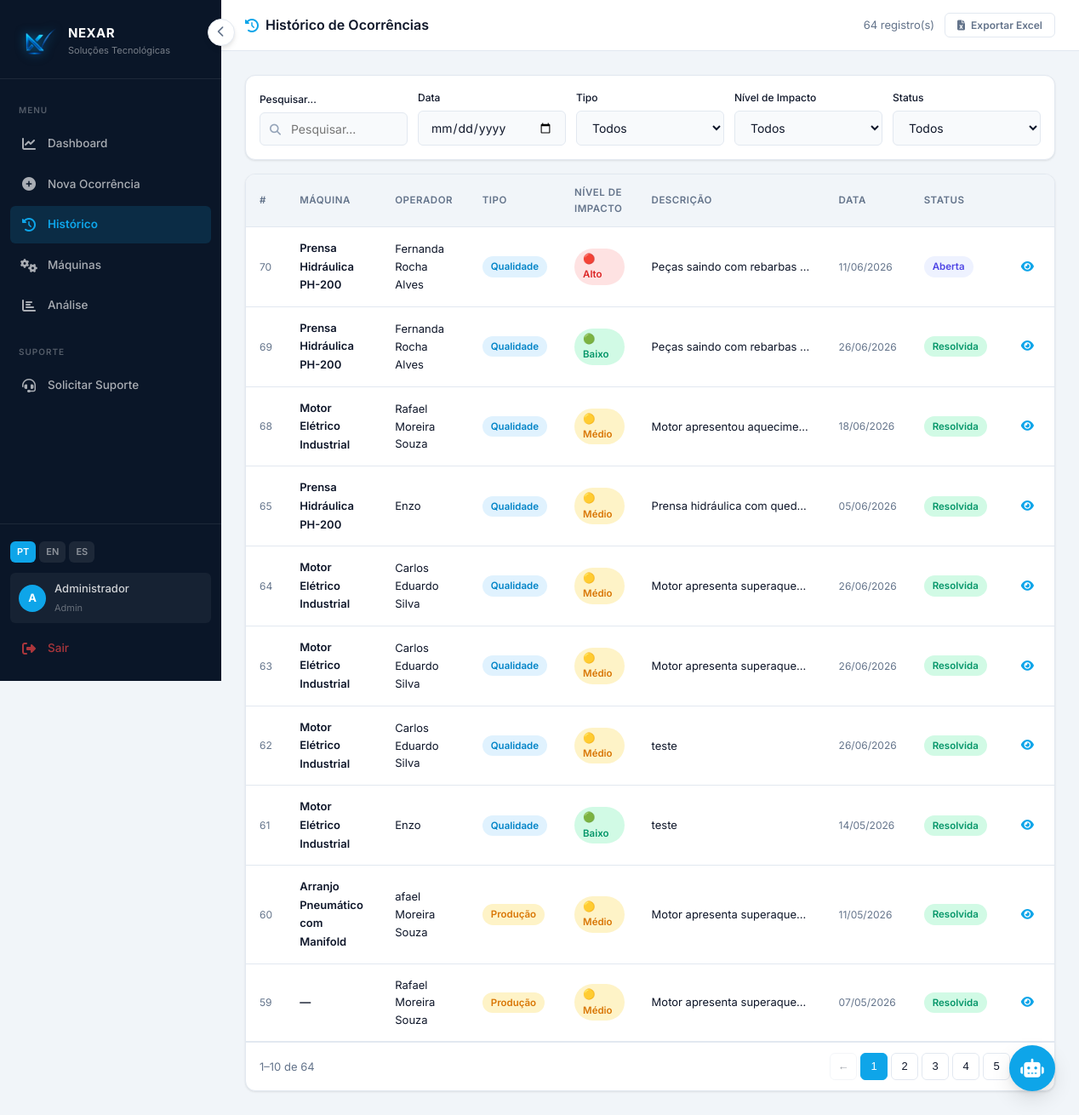
/historico (signed in), run on the app's committed database.
### tables this page shows
CREATE TABLE usuarios (
            id INTEGER PRIMARY KEY AUTOINCREMENT,
            nome TEXT NOT NULL,
            email TEXT UNIQUE NOT NULL,
            senha_hash TEXT NOT NULL,
            perfil TEXT DEFAULT 'operador',
            ativo INTEGER DEFAULT 1,
            criado_em DATETIME DEFAULT CURRENT_TIMESTAMP
        );

CREATE TABLE ocorrencias (
            id INTEGER PRIMARY KEY AUTOINCREMENT,
            data_ocorrencia TEXT,
            nome_operador TEXT,
            setor_area TEXT,
            descricao TEXT,
            tipo_ocorrencia TEXT,
            nivel_impacto TEXT,
            problema_recorrente TEXT,
            detalhamento_tecnico TEXT,
            resposta_ia TEXT,
            imagem_url TEXT,
            data_registro DATETIME DEFAULT CURRENT_TIMESTAMP
        , ia_status TEXT DEFAULT 'ok', status TEXT DEFAULT 'Aberta', diagrama_url TEXT, maquina_id INTEGER, anotacoes_ia TEXT, solucao_aplicada TEXT, componente_real TEXT, data_resolucao DATETIME, resolvido_por_id INTEGER);

CREATE TABLE maquinas (
            id INTEGER PRIMARY KEY AUTOINCREMENT,
            nome TEXT NOT NULL,
            modelo TEXT,
            fabricante TEXT,
            ano TEXT,
            setor TEXT,
            descricao TEXT,
            criado_em DATETIME DEFAULT CURRENT_TIMESTAMP
        );

### app.py (the view)
@app.route("/historico")
@login_required
def historico():
    try:
        conn = get_db()
        ocorrencias = conn.execute(
            "SELECT o.*, m.nome AS maquina_nome, u.nome AS resolvido_por_nome "
            "FROM ocorrencias o "
            "LEFT JOIN maquinas m ON o.maquina_id = m.id "
            "LEFT JOIN usuarios u ON o.resolvido_por_id = u.id "
            "ORDER BY o.data_registro DESC"
        ).fetchall()
        conn.close()
        return render_template("historico.html", ocorrencias=ocorrencias)
    except Exception as e:
        logger.exception(f"Erro ao listar histórico: {e}")
        return render_template("historico.html", ocorrencias=[])

### app.py (called while the page is built)
def get_db():
    conn = sqlite3.connect("qrqc.db")
    conn.row_factory = sqlite3.Row
    return conn

@login_manager.user_loader
def load_user(user_id):
    conn = get_db()
    u = conn.execute("SELECT * FROM usuarios WHERE id = ?", (user_id,)).fetchone()
    conn.close()
    if u:
        return User(u["id"], u["nome"], u["email"], u["perfil"])
    return None

@app.context_processor
def inject_globals():
    lang = session.get("lang", "pt")
    return {"t": TRANSLATIONS.get(lang, TRANSLATIONS["pt"]), "lang": lang}

### templates/historico.html (shortened to what this page needs)
{% extends 'menu.html' %}
{% block content %}
<div class="topbar">
  <div class="topbar-title">
    <i class="fas fa-history"></i> {{ t.historico_titulo }}
  </div>
  <div class="topbar-actions">
    <span style="font-size:13px; color:var(--text-muted);" id="contadorRegistros">
    </span>
    <button onclick="exportarExcel()" class="btn btn-outline btn-sm">
      <i class="fas fa-file-excel"></i> {{ t.exportar_excel }}
    </button>
  </div>
</div>
<div class="page-body">
  <div class="card" style="margin-bottom:16px;">
    <div class="card-body" style="padding:16px;">
      <div class="filter-grid" style="grid-template-columns: repeat(auto-fit, minmax(160px, 1fr));">
        <div>
          <label class="form-label" style="font-size:12px;">{{ t.pesquisar }}</label>
          <div style="position:relative;">
            <i class="fas fa-search" style="position:absolute; left:12px; top:50%; transform:translateY(-50%); color:var(--text-light); font-size:13px;"></i>
            <input id="searchInput" type="text" class="form-control" placeholder="{{ t.pesquisar }}"
                   style="padding-left:36px;" oninput="filtrar()" />
          </div>
        </div>
        <div>
          <label class="form-label" style="font-size:12px;">{{ t.data }}</label>
          <input id="dateInput" type="date" class="form-control" onchange="filtrar()" />
        </div>
        <div>
          <label class="form-label" style="font-size:12px;">{{ t.tipo }}</label>
          <select id="tipoSelect" class="form-select" onchange="filtrar()">
            <option value="">{{ t.todos }}</option>
          </select>
        </div>
        <div>
          <label class="form-label" style="font-size:12px;">{{ t.impacto }}</label>
          <select id="impactoSelect" class="form-select" onchange="filtrar()">
            <option value="">{{ t.todos }}</option>
          </select>
        </div>
        <div>
          <label class="form-label" style="font-size:12px;">{{ t.status }}</label>
          <select id="statusSelect" class="form-select" onchange="filtrar()">
            <option value="">{{ t.todos }}</option>
          </select>
        </div>
      </div>
    </div>
  </div>
  <div class="card">
    <div class="table-wrapper">
      <table class="table" id="tabelaHistorico">
        <thead>
          <tr>
            <th>#</th>
            <th>{{ t.maquina }}</th>
            <th>{{ t.operador }}</th>
            <th>{{ t.tipo }}</th>
            <th>{{ t.impacto }}</th>
            <th>{{ t.descricao_col }}</th>
            <th>{{ t.data }}</th>
            <th>{{ t.status }}</th>
            <th></th>
          </tr>
        </thead>
        <tbody id="tableBody">
          {% for o in ocorrencias %}
          <tr data-id="{{ o.id }}"
              data-tipo="{{ o.tipo_ocorrencia }}"
              data-impacto="{{ o.nivel_impacto }}"
              data-status="{{ o.status or 'Aberta' }}"
              data-data="{{ o.data_ocorrencia[:10] if o.data_ocorrencia else '' }}">
            <td style="color:var(--text-muted); font-size:12px;">{{ o.id }}</td>
            <td><span style="font-weight:600; font-size:13px;">{{ o.maquina_nome or '—' }}</span></td>
            <td style="font-size:13px;">{{ o.nome_operador }}</td>
            <td>
              {% if o.tipo_ocorrencia == 'Qualidade' %}
                <span class="badge badge-primary">{{ o.tipo_ocorrencia }}</span>
              {% elif o.tipo_ocorrencia == 'Segurança' %}
                <span class="badge badge-danger">{{ o.tipo_ocorrencia }}</span>
              {% elif o.tipo_ocorrencia == 'Produção' %}
                <span class="badge badge-warning">{{ o.tipo_ocorrencia }}</span>
              {% else %}
                <span class="badge badge-info">{{ o.tipo_ocorrencia }}</span>
              {% endif %}
            </td>
            <td>
              {% if o.nivel_impacto == 'Alto' %}
                <span class="badge badge-danger">🔴 Alto</span>
              {% elif o.nivel_impacto == 'Médio' %}
                <span class="badge badge-warning">🟡 Médio</span>
              {% else %}
                <span class="badge badge-success">🟢 Baixo</span>
              {% endif %}
            </td>
            <td style="max-width:220px; overflow:hidden; text-overflow:ellipsis; white-space:nowrap; font-size:13px;">
              {{ o.descricao }}
            </td>
            <td style="font-size:12px; color:var(--text-muted); white-space:nowrap;">
              {% if o.data_ocorrencia %}
                {{ o.data_ocorrencia[:10].split('-')|reverse|join('/') }}
              {% endif %}
            </td>
            <td class="status-cell">
              {% if o.status in ('Resolvida', 'Fechada') %}
                <span class="badge badge-success">{{ o.status }}</span>
              {% elif o.status == 'Em andamento' %}
                <span class="badge badge-warning">{{ o.status }}</span>
              {% else %}
                <span class="badge badge-info">{{ o.status or 'Aberta' }}</span>
              {% endif %}
            </td>
            <td>
              <button class="btn btn-ghost btn-icon btn-abrir-modal"
                      data-id="{{ o.id }}"
                      data-maquina="{{ (o.maquina_nome or '—') | e }}"
                      data-operador="{{ o.nome_operador | e }}"
                      data-tipo="{{ o.tipo_ocorrencia | e }}"
                      data-impacto="{{ o.nivel_impacto | e }}"
                      data-status="{{ o.status or 'Aberta' }}"
                      data-data="{{ o.data_ocorrencia | e }}"
                      data-descricao="{{ (o.descricao or '') | e }}"
                      data-resposta="{{ (o.resposta_ia or '') | e }}"
                      data-diagrama="{{ (o.diagrama_url or '') | e }}"
                      data-anotacoes="{{ (o.anotacoes_ia or '') | e }}"
                      title="{{ t.ver_detalhes }}">
                <i class="fas fa-eye" style="color:var(--primary);"></i>
              </button>
            </td>
          </tr>
          {% endfor %}
        </tbody>
      </table>
    </div>
    <div id="paginacaoWrap" style="
      display:flex; align-items:center; justify-content:space-between;
      padding:12px 16px; border-top:1px solid var(--border);
      font-size:13px; color:var(--text-muted);
    ">
      <span id="paginacaoInfo"></span>
      <div id="paginacaoBtns" style="display:flex; gap:4px;"></div>
    </div>
  </div>
</div>
{% endblock %}

### templates/menu.html (shortened to what this page needs)
<!DOCTYPE html>
<html lang="{{ lang }}">
<head>
  <link rel="stylesheet" href="/static/css/design-system.css" />
  <link rel="stylesheet" href="https://cdnjs.cloudflare.com/ajax/libs/font-awesome/6.5.0/css/all.min.css" />
</head>
<body>
<div class="app-wrapper">
  <aside class="sidebar" id="sidebar">
    <div class="sidebar-logo">
      <img src="/static/assets/img/nexar_logo_clean.png" alt="Nexar" />
      <div class="sidebar-logo-text">
        <h4>NEXAR</h4>
        <p>Soluções Tecnológicas</p>
      </div>
    </div>
    <nav class="sidebar-nav">
      <span class="nav-label">Menu</span>
      <a href="{{ url_for('dashboard') }}"
         class="nav-item {% if request.endpoint == 'dashboard' %}active{% endif %}">
        <i class="fas fa-chart-line"></i>
        <span>Dashboard</span>
      </a>
      <a href="{{ url_for('CadastroOcorrencia') }}"
         class="nav-item {% if request.endpoint == 'CadastroOcorrencia' or request.endpoint == 'registrar_ocorrencia' %}active{% endif %}">
        <i class="fas fa-plus-circle"></i>
        <span>{{ t.nova_ocorrencia }}</span>
      </a>
      <a href="{{ url_for('historico') }}"
         class="nav-item {% if request.endpoint == 'historico' %}active{% endif %}">
        <i class="fas fa-history"></i>
        <span>{{ t.historico }}</span>
      </a>
      <a href="{{ url_for('maquinas') }}"
         class="nav-item {% if 'maquina' in request.endpoint %}active{% endif %}">
        <i class="fas fa-cogs"></i>
        <span>{{ t.maquinas }}</span>
      </a>
      <a href="{{ url_for('analise') }}"
         class="nav-item {% if request.endpoint == 'analise' %}active{% endif %}">
        <i class="fas fa-chart-bar"></i>
        <span>Análise</span>
      </a>
      <span class="nav-label" style="margin-top:8px">Suporte</span>
      <a href="{{ url_for('solicitacao') }}"
         class="nav-item {% if request.endpoint == 'solicitacao' %}active{% endif %}">
        <i class="fas fa-headset"></i>
        <span>{{ t.solicitar_suporte }}</span>
      </a>
    </nav>
    <div class="sidebar-footer">
      <div class="lang-selector">
        <a href="{{ url_for('set_lang', lang='pt') }}"
           class="lang-btn {% if lang == 'pt' %}active{% endif %}">PT</a>
        <a href="{{ url_for('set_lang', lang='en') }}"
           class="lang-btn {% if lang == 'en' %}active{% endif %}">EN</a>
        <a href="{{ url_for('set_lang', lang='es') }}"
           class="lang-btn {% if lang == 'es' %}active{% endif %}">ES</a>
      </div>
      <div class="user-chip">
        <div class="user-avatar">
          {{ current_user.nome[0].upper() if current_user.is_authenticated else 'U' }}
        </div>
        <div class="user-info-text">
          <p>{{ current_user.nome if current_user.is_authenticated else 'Usuário' }}</p>
          <span>{{ current_user.perfil.title() if current_user.is_authenticated else '' }}</span>
        </div>
      </div>
      <a href="{{ url_for('logout') }}" class="nav-item" style="color: rgba(239,68,68,.7);">
        <i class="fas fa-sign-out-alt"></i>
        <span>{{ t.sair }}</span>
      </a>
    </div>
  </aside>
  <button class="sidebar-toggle" id="sidebarToggle" onclick="toggleSidebar()">
    <i class="fas fa-chevron-left"></i>
  </button>
  <div class="main-content" id="mainContent">
    {% block content %}{% endblock %}
  </div>
</div>
<button class="chat-fab" id="chatFab" onclick="toggleChat()" title="{{ t.assistente }}">
  <i class="fas fa-robot"></i>
</button>
</body>
</html>

### data on the page
usuarios: nome "A", nome "Administrador", perfil "Admin"
ocorrencias: id "70", nome "Prensa Hidráulica PH-200", nome_operador "Fernanda Rocha Alves", tipo_ocorrencia "Qualidade", nivel_impacto "🔴 Alto", descricao "Peças saindo com rebarbas…", data_ocorrencia "11/06/2026", status "Aberta"
ocorrencias: id "69", nome "Prensa Hidráulica PH-200", nome_operador "Fernanda Rocha Alves", tipo_ocorrencia "Qualidade", nivel_impacto "🟢 Baixo", descricao "Peças saindo com rebarbas…", data_ocorrencia "26/06/2026", status "Resolvida"
ocorrencias: id "68", nome "Motor Elétrico Industrial", nome_operador "Rafael Moreira Souza", tipo_ocorrencia "Qualidade", nivel_impacto "🟡 Médio", descricao "Motor apresentou aquecime…", data_ocorrencia "18/06/2026", status "Resolvida"
ocorrencias: id "65", nome "Prensa Hidráulica PH-200", nome_operador "Enzo", tipo_ocorrencia "Qualidade", nivel_impacto "🟡 Médio", descricao "Prensa hidráulica com qued…", data_ocorrencia "05/06/2026", status "Resolvida"
ocorrencias: id "64", nome "Motor Elétrico Industrial", nome_operador "Carlos Eduardo Silva", tipo_ocorrencia "Qualidade", nivel_impacto "🟡 Médio", descricao "Motor apresenta superaque…", data_ocorrencia "26/06/2026", status "Resolvida"
ocorrencias: id "63", nome "Motor Elétrico Industrial", nome_operador "Carlos Eduardo Silva", tipo_ocorrencia "Qualidade", nivel_impacto "🟡 Médio", descricao "Motor apresenta superaque…", data_ocorrencia "26/06/2026", status "Resolvida"
ocorrencias: id "62", nome "Motor Elétrico Industrial", nome_operador "Carlos Eduardo Silva", tipo_ocorrencia "Qualidade", nivel_impacto "🟡 Médio", descricao "teste", data_ocorrencia "26/06/2026", status "Resolvida"
ocorrencias: id "61", nome "Motor Elétrico Industrial", nome_operador "Enzo", tipo_ocorrencia "Qualidade", nivel_impacto "🟢 Baixo", descricao "teste", data_ocorrencia "14/05/2026", status "Resolvida"
ocorrencias: id "60", nome "Arranjo Pneumático com Manifold", nome_operador "afael Moreira Souza", tipo_ocorrencia "Produção", nivel_impacto "🟡 Médio", descricao "Motor apresenta superaque…", data_ocorrencia "11/05/2026", status "Resolvida"
ocorrencias: id "59", maquina_nome "—", nome_operador "Rafael Moreira Souza", tipo_ocorrencia "Produção", nivel_impacto "🟡 Médio", descricao "Motor apresenta superaque…", data_ocorrencia "07/05/2026", status "Resolvida"

### other printed values
{{ t.nova_ocorrencia }} "Nova Ocorrência"
{{ t.historico }} "Histórico"
{{ t.maquinas }} "Máquinas"
{{ t.solicitar_suporte }} "Solicitar Suporte"
{{ t.sair }} "Sair"
{{ t.historico_titulo }} "Histórico de Ocorrências"
{{ t.exportar_excel }} "Exportar Excel"
{{ t.pesquisar }} "Pesquisar..."
{{ t.data }} "Data"
{{ t.tipo }} "Tipo"
{{ t.impacto }} "Nível de Impacto"
{{ t.status }} "Status"
{{ t.maquina }} "MÁQUINA"
{{ t.operador }} "OPERADOR"
{{ t.tipo }} "TIPO"
